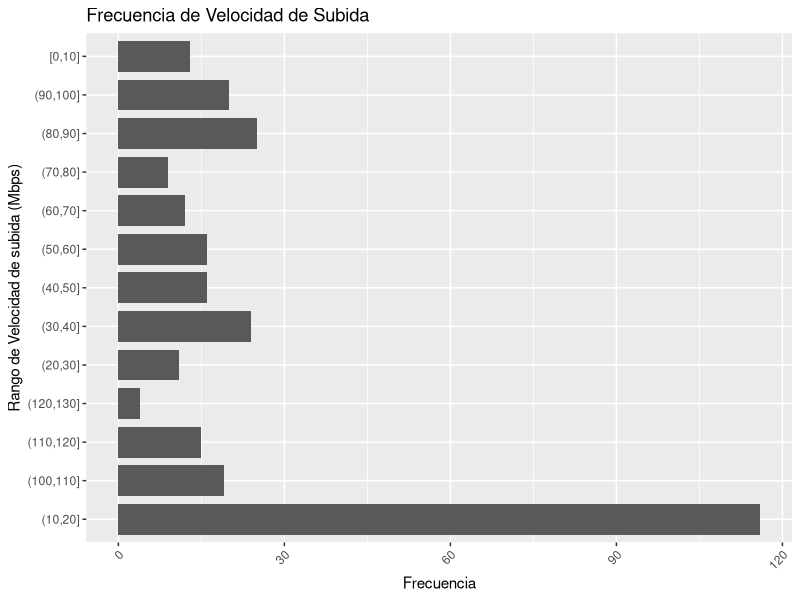
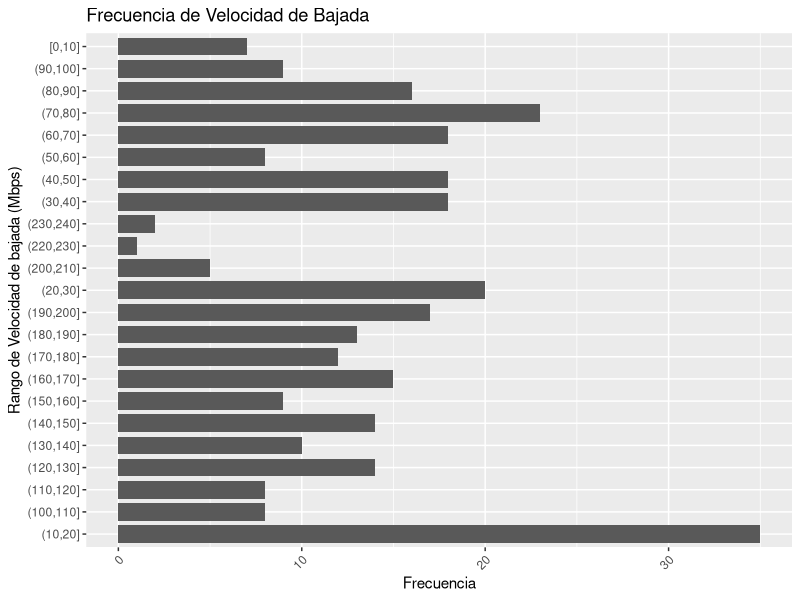

Reproduce these figures in R, in order.
library(ggplot2)
library(dplyr)
library(tidyr)

Mode <- function(x) {
  ux <- unique(x)
  ux[which.max(tabulate(match(x, ux)))]
}

# Leer los datos del archivo resultados.csv
data <- read.csv("results.csv")

velocidad_subida <- as.numeric(data$up)
velocidad_bajada <- as.numeric(data$down)

# Cálculos estadísticos de subida
media_subida <- mean(velocidad_subida, na.rm = TRUE)
moda_subida <- Mode(velocidad_subida)
desviacion_subida <- sd(velocidad_subida, na.rm = TRUE)

# Rangos de velocidad de subida
rango_min_subida <- floor(min(velocidad_subida) / 10) * 10
rango_max_subida <- ceiling(max(velocidad_subida) / 10) * 10
rangos_subida <- seq(rango_min_subida, rango_max_subida, by = 10)

# Tabla de frecuencia de velocidad de subida
tabla_subida <- data.frame(Rango_de_Velocidad = cut(velocidad_subida, breaks = rangos_subida, include.lowest = TRUE)) %>%
  count(Rango_de_Velocidad) %>%
  arrange(Rango_de_Velocidad) %>%
  rename(Frecuencia = n) %>%
  mutate(Frecuencia_Relativa = Frecuencia / sum(Frecuencia),
         Frecuencia_Acumulada = cumsum(Frecuencia))

# Convertir los intervalos de subida a formato de cadena
tabla_subida$Rango_de_Velocidad <- as.character(tabla_subida$Rango_de_Velocidad)

# Gráfica de frecuencia de velocidad de subida
plt_subida <- ggplot(tabla_subida, aes(x = Rango_de_Velocidad, y = Frecuencia)) +
  geom_bar(stat = "identity", width = 0.8) +
  labs(x = "Rango de Velocidad de subida (Mbps)", y = "Frecuencia", title = "Frecuencia de Velocidad de Subida") +
  theme(axis.text.x = element_text(angle = 45, hjust = 1)) +
  coord_flip()

# Resultados de subida
cat("Estadísticas de Velocidad de Subida:\n")
cat("Media:", media_subida, "\n")
cat("Moda:", moda_subida, "\n")
cat("Desviación estándar:", desviacion_subida, "\n")

# Handle empty download speed data
if (all(is.na(velocidad_bajada))) {
  cat("\nNo hay datos de Velocidad de Bajada.")
} else {
  # Cálculos estadísticos de bajada
  media_bajada <- mean(velocidad_bajada, na.rm = TRUE)
  moda_bajada <- Mode(velocidad_bajada)
  desviacion_bajada <- sd(velocidad_bajada, na.rm = TRUE)

  # Rangos de velocidad de bajada
  rango_min_bajada <- floor(min(velocidad_bajada) / 10) * 10
  rango_max_bajada <- ceiling(max(velocidad_bajada) / 10) * 10
  rangos_bajada <- seq(rango_min_bajada, rango_max_bajada, by = 10)

  # Tabla de frecuencia de velocidad de bajada
  tabla_bajada <- data.frame(Rango_de_Velocidad = cut(velocidad_bajada, breaks = rangos_bajada, include.lowest = TRUE)) %>%
    count(Rango_de_Velocidad) %>%
    arrange(Rango_de_Velocidad) %>%
    rename(Frecuencia = n) %>%
    mutate(Frecuencia_Relativa = Frecuencia / sum(Frecuencia),
           Frecuencia_Acumulada = cumsum(Frecuencia))

  # Convertir los intervalos de bajada a formato de cadena
  tabla_bajada$Rango_de_Velocidad <- as.character(tabla_bajada$Rango_de_Velocidad)

  # Gráfica de frecuencia de velocidad de bajada
  plt_bajada <- ggplot(tabla_bajada, aes(x = Rango_de_Velocidad, y = Frecuencia)) +
    geom_bar(stat = "identity", width = 0.8) +
    labs(x = "Rango de Velocidad de bajada (Mbps)", y = "Frecuencia", title = "Frecuencia de Velocidad de Bajada") +
    theme(axis.text.x = element_text(angle = 45, hjust = 1)) +
    coord_flip()

  # Resultados de bajada
  cat("\nEstadísticas de Velocidad de Bajada:\n")
  cat("Media:", media_bajada, "\n")
  cat("Moda:", moda_bajada, "\n")
  cat("Desviación estándar:", desviacion_bajada, "\n")
}

plt_subida
plt_bajada
